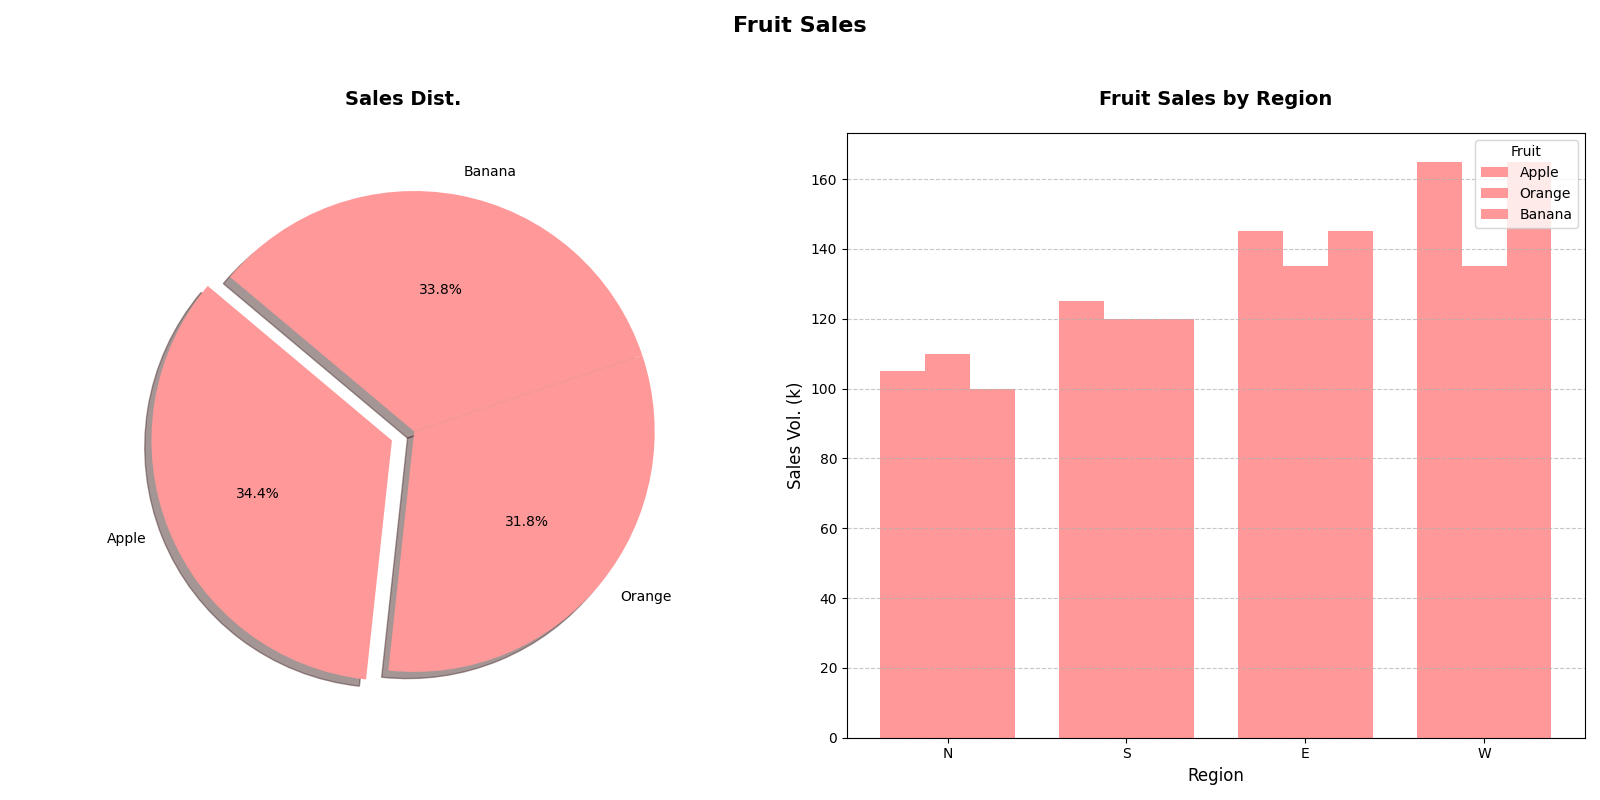

Generate this figure with Python:
import matplotlib.pyplot as plt
import numpy as np

regions = ['N', 'S', 'E', 'W']
seasons = ['Win', 'Spr', 'Sum', 'Aut']

apple_sales = np.array([
    [10, 15, 20, 25],
    [30, 35, 40, 45],
    [40, 45, 50, 55],
    [25, 30, 35, 40]
])
orange_sales = np.array([
    [20, 15, 10, 5],
    [25, 30, 35, 40],
    [35, 40, 45, 50],
    [30, 35, 45, 40]
])
banana_sales = np.array([
    [15, 20, 25, 30],
    [20, 25, 30, 35],
    [30, 35, 45, 50],
    [35, 40, 45, 50]
])

sizes = [apple_sales.sum(), orange_sales.sum(), banana_sales.sum()]
single_color = ['#ff9999']  # One consistent color for all

fig, (ax2, ax1) = plt.subplots(1, 2, figsize=(16, 8))

ax2.pie(sizes, explode=(0.1, 0, 0), labels=['Apple', 'Orange', 'Banana'], colors=single_color * 3,
        autopct='%1.1f%%', shadow=True, startangle=140, textprops={'fontsize': 10})
ax2.axis('equal')
ax2.set_title('Sales Dist.', fontsize=14, fontweight='bold', pad=20)

x = np.arange(len(regions))
bar_width = 0.25

ax1.bar(x - bar_width, apple_sales.sum(axis=0), bar_width, label='Apple', color=single_color[0])
ax1.bar(x, orange_sales.sum(axis=0), bar_width, label='Orange', color=single_color[0])
ax1.bar(x + bar_width, banana_sales.sum(axis=0), bar_width, label='Banana', color=single_color[0])

ax1.set_title('Fruit Sales by Region', fontsize=14, fontweight='bold', pad=20)
ax1.set_xlabel('Region', fontsize=12)
ax1.set_ylabel('Sales Vol. (k)', fontsize=12)
ax1.set_xticks(x)
ax1.set_xticklabels(regions, fontsize=10)
ax1.legend(title='Fruit', loc='upper right')
ax1.grid(axis='y', linestyle='--', alpha=0.7)

fig.suptitle('Fruit Sales', fontsize=16, fontweight='bold', y=0.98)

plt.tight_layout(rect=[0, 0, 1, 0.95])
plt.show()
